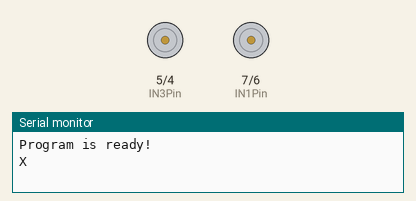
Simulated run of this sketch. Board: Arduino Uno, built with avr-gcc and run on an emulated ATmega328P. On the bench: motor-driver pin pairs drawn as motors (green arrow = first pin HIGH = forward, orange = second pin HIGH = backward, longer = more drive), the last lines printed to the serial monitor.

Above: at 0.1 s.
At 3.1 s:
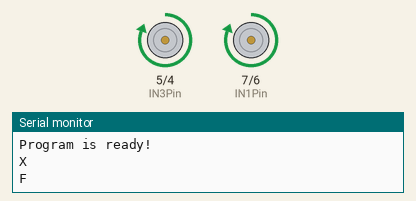
At 12.1 s:
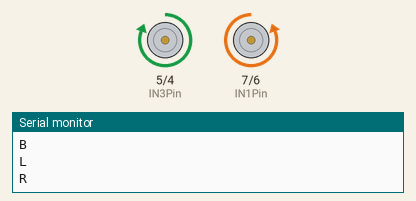
Timing chart, 0 to 16.5 s (numbered marks = the images above):
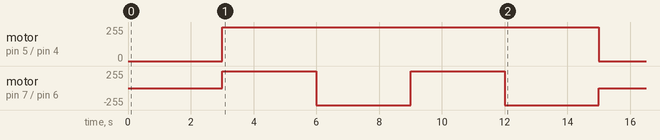

The sketch:

DCMotor01.ino
```cpp
const int IN1Pin  = 7;
const int IN2Pin = 6;
const int IN3Pin = 5;
const int IN4Pin = 4;

const int DELAY = 3000;
// lib declare
void InitPins() ;
void MotorAllStop() ;  // Car Stop
void Forward()  ;  // Car forward
void Backward() ;
void RightWheelForward()  ;
void RightWheelBackward() ;
void RightWheelStop() ;
void LeftWheelForward() ;
void LeftWheelBackward()  ;
void LeftWheelStop()  ;
void TurnRight()  ;
void TurnLeft() ;
void BTCMD(char cmd)  ;
void selfTest() ;

//main
void setup()
{
  InitPins() ;

  //------------init Serial Code

     Serial.begin(9600);   // 與電腦序列埠連線
  Serial.println("Program is ready!");

  selfTest() ;
}

void loop()
{

}


// following is user defined function

void InitPins()
{
    pinMode(IN1Pin, OUTPUT);
    pinMode(IN2Pin, OUTPUT);
     pinMode(IN3Pin, OUTPUT);
     pinMode(IN4Pin, OUTPUT);
}
void MotorAllStop()
{
    RightWheelStop() ;
    LeftWheelStop() ;
}

void Forward()
{
  RightWheelForward() ;
  LeftWheelForward() ;
}

void Backward()
{
    RightWheelBackward() ;
    LeftWheelBackward() ;
}

// Let right motor keep running, but stop left motor


// Let left motor keep running, but stop right mo

void RightWheelForward()
{
  digitalWrite(IN1Pin, HIGH);
  digitalWrite(IN2Pin, LOW);
}

void RightWheelBackward()
{
  digitalWrite(IN1Pin, LOW);
  digitalWrite(IN2Pin, HIGH );
}
void RightWheelStop()
{
  digitalWrite(IN1Pin, LOW);
  digitalWrite(IN2Pin, LOW );
}

void LeftWheelForward()
{
  digitalWrite(IN3Pin, HIGH);
  digitalWrite(IN4Pin, LOW);
}

void LeftWheelBackward()
{
  digitalWrite(IN3Pin, LOW);
  digitalWrite(IN3Pin, HIGH );
}
void LeftWheelStop()
{
  digitalWrite(IN3Pin, LOW);
  digitalWrite(IN4Pin, LOW );
}
void TurnRight()
{
   RightWheelBackward() ;
   LeftWheelForward() ;
}

void TurnLeft()
{
     RightWheelForward() ;
     LeftWheelBackward() ;
}
void BTCMD(char cmd)
{
    //執行車子命令

    if (cmd == 'F')
            Forward();      //前進
    if (cmd == 'B')
            Backward();     //向左
    if (cmd == 'L')
            TurnLeft();         //向左
    if (cmd == 'R')
            TurnRight();        //向右
    if (cmd == 'X')
            MotorAllStop();    //停車

      Serial.println(cmd) ;

}


void selfTest()
{
   BTCMD('X') ;
  delay(DELAY);
   BTCMD('F') ;
  delay(DELAY);
   BTCMD('B') ;
  delay(DELAY);
   BTCMD('L') ;
  delay(DELAY);
   BTCMD('R') ;
  delay(DELAY);
   BTCMD('X') ;
  delay(DELAY);
}
```
